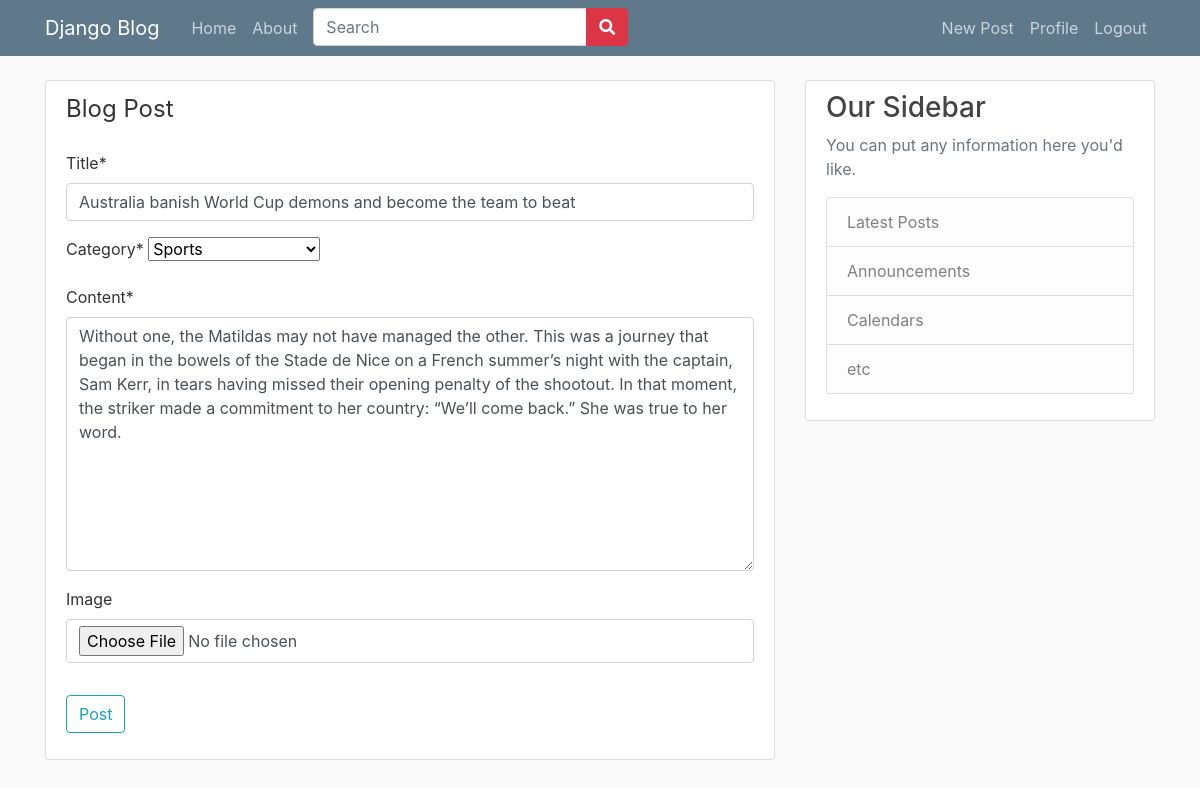
Page /post/1/update/ (signed in) on the committed database.
### blog/models.py (models this page shows, shortened)
class Post(models.Model):
    title = models.CharField(max_length=250)
    content = models.TextField()
    image = models.ImageField(upload_to='post_images/', blank=True, null=True)
    category = models.ForeignKey(Category, on_delete=models.SET_NULL, null=True, default = None)
    date_posted = models.DateTimeField(default=timezone.now)
    author = models.ForeignKey(User, on_delete=models.CASCADE)#an author can have many posts
    views = models.PositiveIntegerField(default=0)

### blog/views.py (the view, shortened to what this page needs)
# urls.py: path('post/<int:pk>/update/', PostUpdateView.as_view(), name = 'post-update'),
class PostUpdateView(LoginRequiredMixin, UserPassesTestMixin, UpdateView): #userpassestestmixin
    model = Post                              #ensures that a user can't update another user's post
    fields = ['title', 'category', 'content', 'image']
    def test_func(self):
        post = self.get_object() #this gets the post that we r tying to update
        if self.request.user == post.author: #checks if the current user is the author of the post
            return True                      #that we are trying to update
        return False

### blog/models.py (called while the page is built)
    def __str__(self):
        return self.name

### blog/templates/blog/post_form.html (shortened to what this page needs)
{%extends 'blog/base.html'%}
{% load crispy_forms_tags %}
{%block content%}
    <div class = 'content-section'>
        <form method = 'POST' enctype = 'multipart/form-data'>
            <fieldset class = 'form-group'>
                <legend class = 'border=bottom mb-4'>Blog Post</legend>
                {{form|crispy}}
            </fieldset>
            <div class = 'form-group'>
                <button class = 'btn btn-outline-info' type = 'submit'>Post</button>
            </div>
        </form>
    </div>
{%endblock content%}

### blog/static/blog/main.css (style rules this page uses)
body { background: #fafafa; color: #333333; margin-top: 5rem; }
.content-section { background: #ffffff; padding: 10px 20px; border: 1px solid #dddddd; border-radius: 3px; margin-bottom: 20px; }

### rows in the picture
Post: title "Australia banish World Cup demons and become the team to beat", category "Sports", content "Without one, the Matildas may not have managed the other. This was a journey that began in the bowels of the Stade de Nice on a French summer’s night with the captain, Sam Kerr, in tears having missed their opening penalty of the shootout. In that moment, the striker made a commitment to her country: “We’ll come back.” She was true to her word."
